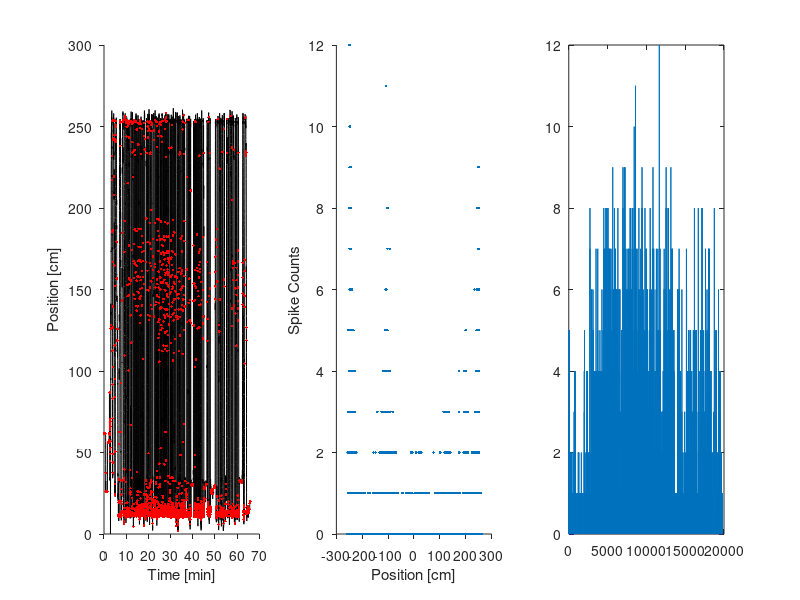
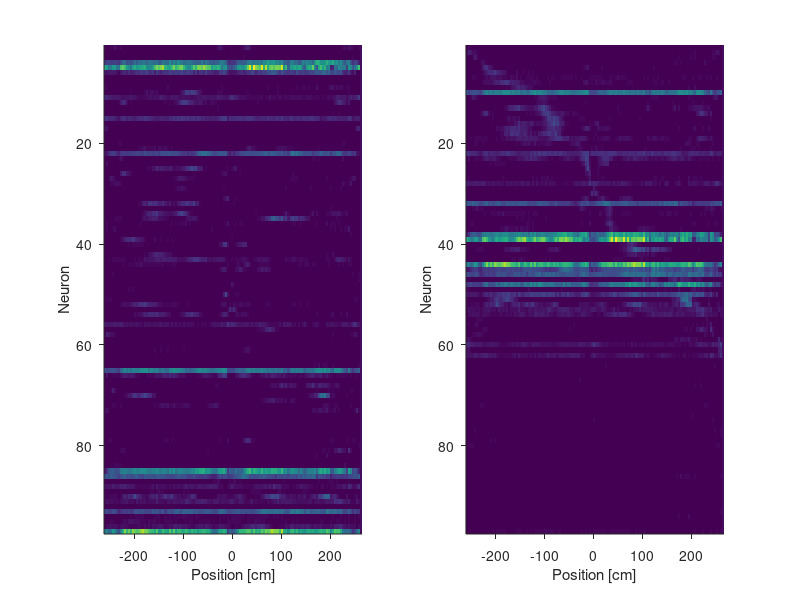

The MATLAB script that drew these images, in order:

% Raw datasets...
% https://portal.nersc.gov/project/crcns/download/hc-3/ec013.40/ec013.718.tar.gz
% https://portal.nersc.gov/project/crcns/download/hc-3/ec014.29/ec014.468.tar.gz
% https://portal.nersc.gov/project/crcns/download/hc-3/ec016.19/ec016.269.tar.gz

% Processed datasets...
% load('ec013_718_preprocessed_5Hz.mat')
load('ec014_468_preprocessed_5Hz.mat')
% load('ec016_269_preprocessed_5Hz.mat')


%%

% linear track is 250cm (http://crcns.org/files/data/hc3/crcns-hc3-data-description.pdf)
cam2cm = 250/range(prctile(position_realigned(:,1),[1 99])); % unit conversion

%% Plot position with spikes overlaid as dots

figure(3); clf
t = linspace(0,size(position,1),size(position,1))/5/60;
t = t+mean(diff(t))/2;

for neuron=27
%     figure(neuron)
    subplot(1,3,1)
    plot(t,position_realigned(:,1)*cam2cm,'k')
    hold on
    plot(t(spike_counts(:,neuron)>0),position_realigned(spike_counts(:,neuron)>0,1)*cam2cm,'r.')
    hold off

    xlabel('Time [min]')
    ylabel('Position [cm]')
    box off; set(gca,'TickDir','out')
    
    subplot(1,3,2)
    plot((position_circular-1)*cam2cm,spike_counts(:,neuron),'.')
    xlabel('Position [cm]')
    ylabel('Spike Counts')
    box off; set(gca,'TickDir','out')
    
    subplot(1,3,3)
    plot(spike_counts(:,neuron))
end

%% Plot place fields (raw)

x0 = linspace(0,2,128);
[n,binx] = histc(position_circular(:,1),x0);
lam=[];
for i=1:length(x0)
    lam(:,i) = mean(spike_counts(binx==i,:));
end
[tmp,midx]=max(lam');
[tmp,bidx]=sort(midx);

figure(6); clf
cx0=x0+mean(diff(x0))/2-1;

subplot(1,2,1)
imagesc(cx0*cam2cm,1:size(lam,1),lam)
box off; set(gca,'TickDir','out')
xlabel('Position [cm]')
ylabel('Neuron')

subplot(1,2,2)
imagesc(cx0*cam2cm,1:size(lam,1),lam(bidx,:))
box off; set(gca,'TickDir','out')
xlabel('Position [cm]')
ylabel('Neuron')
